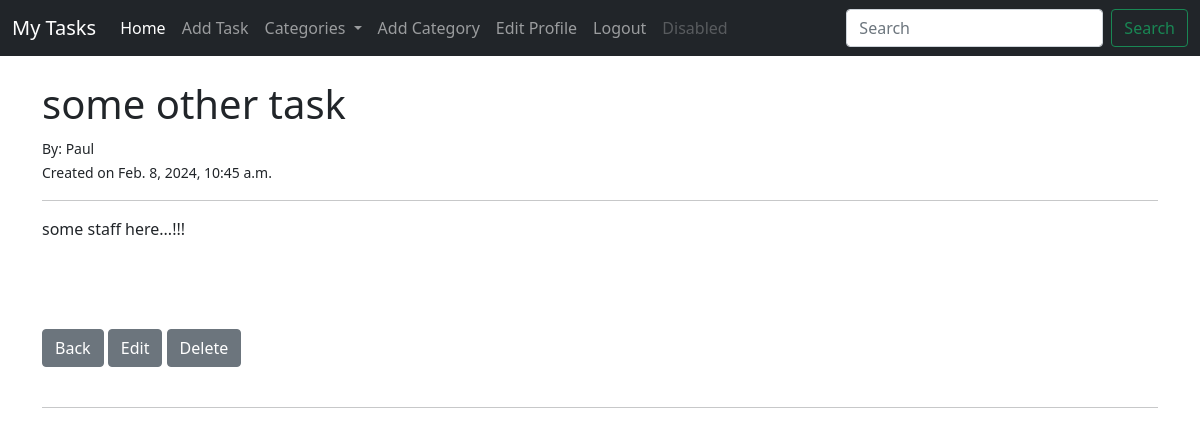
/task/27 (signed in), run on an earlier commit of the app's database.
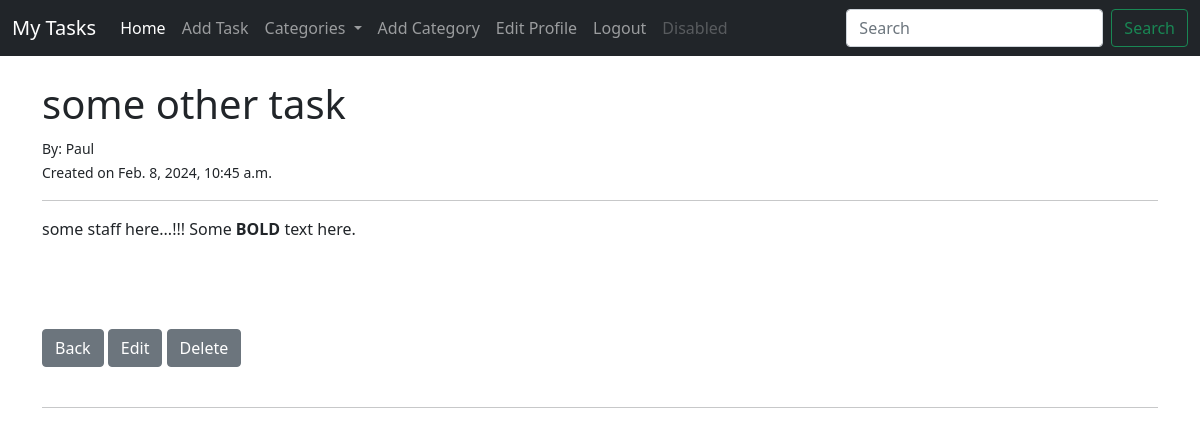
And on a later commit of the database.
### task/models.py (models this page shows, shortened)
class Task(models.Model):
    title = models.CharField(max_length=200)
    title_tag = models.CharField(max_length=200)
    author = models.ForeignKey(User, on_delete=models.CASCADE)
    short_description = RichTextField(blank=True, null=True)
    date_created = models.DateTimeField(auto_now_add=True)
    priority = models.IntegerField(default=0)
    category = models.CharField(max_length=200, default='uncategorized')
    snippet = models.CharField(max_length=200)
    completed = models.BooleanField(default=False)
    likes = models.ManyToManyField(User, related_name='task_likes')
    def total_likes(self):
        return self.likes.count()

### task/views.py (the view)
# urls.py: path('task/<int:pk>', TaskDetailView.as_view(), name='task-detail'),
class TaskDetailView(CategoryMixin, DetailView):
    model = Task
    template_name = 'task/task_detail.html'
    def get_context_data(self, *args, **kwargs):
        context = super().get_context_data(*args, **kwargs)
        db_likes = get_object_or_404(Task, id=self.kwargs['pk'])
        total_likes = db_likes.total_likes()
        liked = False
        if db_likes.likes.filter(id=self.request.user.id).exists():
            liked = True
        context['total_likes'] = total_likes
        context['liked'] = liked
        return context

### task/models.py (called while the page is built)
    def __str__(self):
        return self.category_name

### task/views.py (called while the page is built)
    def get_context_data(self, *args, **kwargs):
        cat_list = Category.objects.all()
        context = super().get_context_data(*args, **kwargs)
        context['cat_list'] = cat_list
        return context

### task/templates/task/task_detail.html (shortened to what this page needs)
{% extends 'task/base.html' %}
{% block content %}
{% if user.is_authenticated %}
{% if user.id == task.author.id %}
<h1>{{ task.title }}</h1>
<small>
    By: {{ task.author.first_name }}
    <br>
    Created on {{ task.date_created }}
</small>
<br>
<hr>
<p>
    {{ task.short_description|safe }}
</p>
<br><br><br>
<a href="{% url 'home' %}" class="btn btn-secondary">Back</a>
<a href="{% url 'edit_task' task.pk %}" class="btn btn-secondary">Edit</a>
<a class="btn btn-secondary" href="{% url 'delete_task' task.pk %}">Delete</a>
<br><br><hr><br>
{% else %}
<h2>You're trying to access a restricted territory... someone else's tasks!!!</h2>
{% endif %}
{% endif %}
{% endblock %}

### task/templates/task/base.html (shortened to what this page needs)
<!doctype html>
<html lang="en">
<head>
    <link href="https://cdn.jsdelivr.net/npm/bootstrap@5.0.2/dist/css/bootstrap.min.css"
          rel="stylesheet"
>
</head>
<body>
<nav class="navbar navbar-expand-lg navbar-dark bg-dark">
    <div class="container-fluid">
        <a class="navbar-brand" href="{% url 'home' %}">My Tasks</a>
        <div class="collapse navbar-collapse" id="navbarSupportedContent">
            <ul class="navbar-nav me-auto mb-2 mb-lg-0">
                {% if user.is_authenticated %}
                <li class="nav-item">
                    <a class="nav-link active" aria-current="page" href="{% url 'home' %}">Home</a>
                </li>
                <li class="nav-item">
                    <a class="nav-link" href="{% url 'add_task' %}">Add Task</a>
                </li>
                {% if cat_list %}
                <li class="nav-item dropdown">
                    <a class="nav-link dropdown-toggle" href="#" id="navbarDropdown" role="button" data-bs-toggle="dropdown" aria-expanded="false">
                        Categories
                    </a>
                </li>
                {% endif %}
                <li class="nav-item">
                    <a class="nav-link" href="{% url 'add_category' %}">Add Category</a>
                </li>
                <li class="nav-item">
                    <a class="nav-link" href="{% url 'edit_profile' %}">Edit Profile</a>
                </li>
                <li class="nav-item">
                    <a class="nav-link" href="#" onclick="logout()">Logout</a>
                </li>
                <li class="nav-item">
                    <a class="nav-link disabled" href="#" tabindex="-1" aria-disabled="true">Disabled</a>
                </li>
                {% endif %}
            </ul>
            <form class="d-flex">
                <input class="form-control me-2" type="search" placeholder="Search" aria-label="Search">
                <button class="btn btn-outline-success" type="submit">Search</button>
            </form>
        </div>
    </div>
</nav>
<div class="container">
    <br>
    {% block content %}
    {% endblock %}
</div>
  </body>
</html>

What changed in the data, as far as the page shows it:
changed Task "some other task": short_description "some staff here...!!!" → "some staff here...!!! Some BOLD text here."
